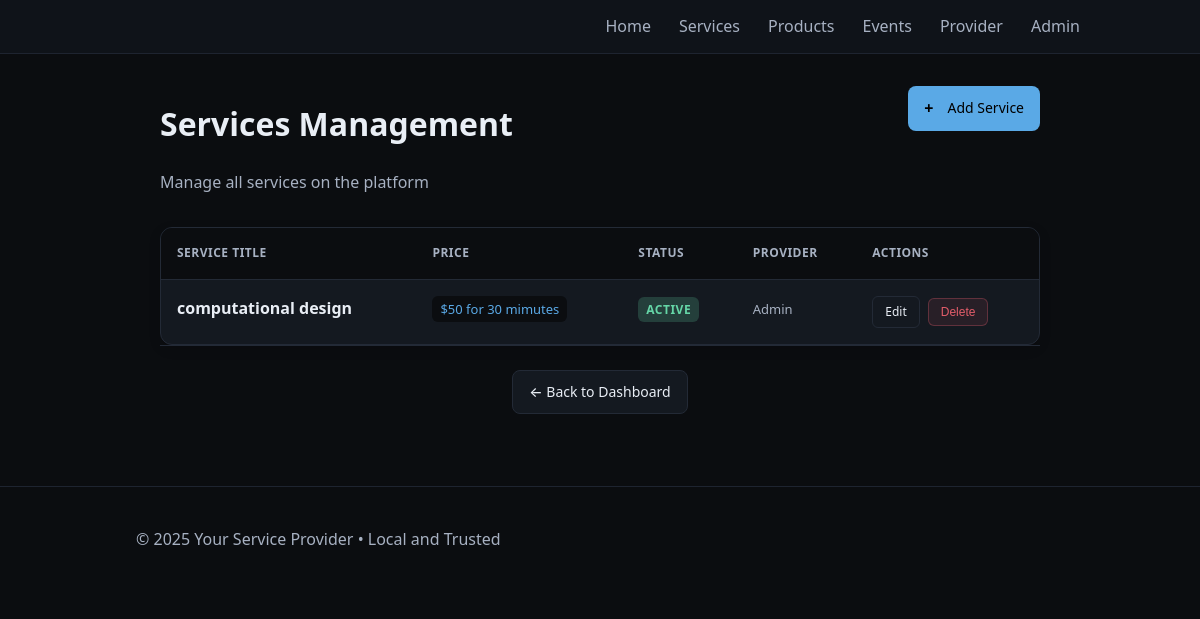
Page /admin/services (signed in) on the earlier database version.
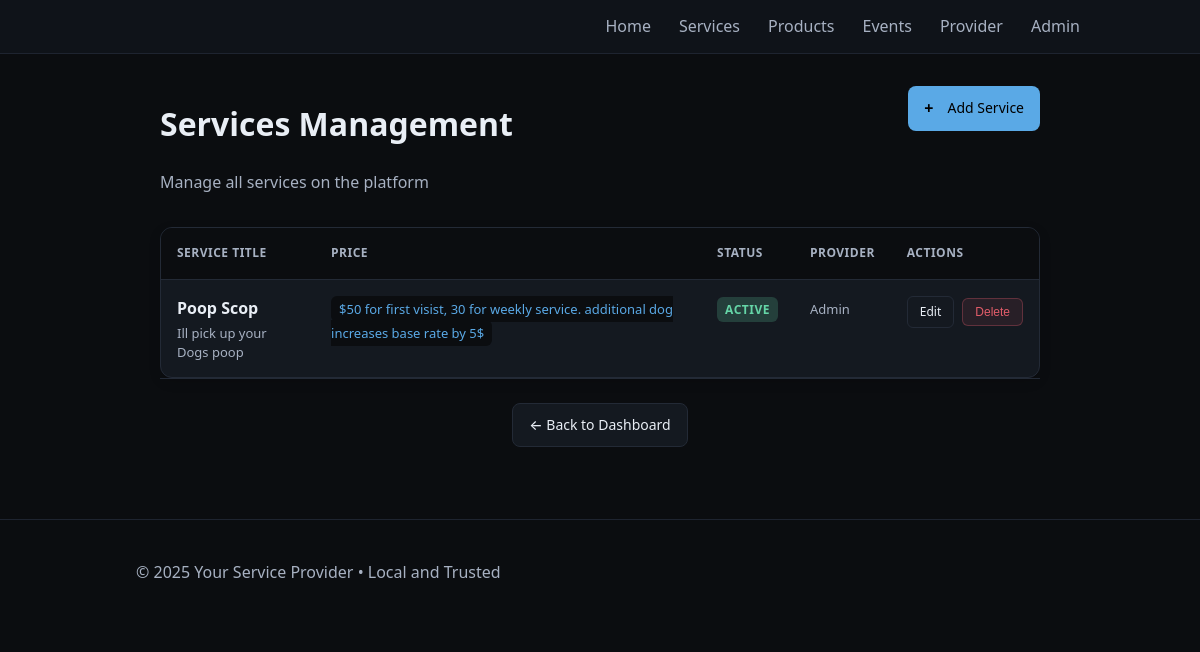
Same page on the later database version.
### tables this page shows
CREATE TABLE services (
              id INTEGER PRIMARY KEY AUTOINCREMENT,
              title TEXT NOT NULL,
              description TEXT,
              price TEXT,
              active INTEGER NOT NULL DEFAULT 1,
              created_at TEXT NOT NULL
            , posted_by TEXT, provider_id INTEGER DEFAULT 0, is_certified INTEGER DEFAULT 0, certification_proof TEXT);

### app.py (the view)
    @app.route("/admin/services")
    @login_required
    def admin_services():
        with closing(get_db()) as db:
            cur = db.cursor()
            cur.execute(
                "SELECT id, title, description, price, active, is_certified, certification_proof, created_at FROM services ORDER BY created_at DESC"
            )
            rows = cur.fetchall()
        return render_template("admin_services.html", services=rows, title="Manage Services")

### app.py (called while the page is built)
def get_db():
    conn = sqlite3.connect(DB_PATH)
    conn.row_factory = sqlite3.Row
    return conn

### templates/admin_services.html (shortened to what this page needs)
{% extends "base.html" %}
{% block content %}
<div class="admin-container">
  <div class="admin-header-row">
    <div>
      <h1>Services Management</h1>
      <p class="admin-subtitle">Manage all services on the platform</p>
    </div>
    <a class="btn-primary" href="{{ url_for('admin_service_new') }}">
      <span class="btn-icon">+</span>
      Add Service
    </a>
  </div>
  <div class="admin-table-container">
    {% if services %}
    <div class="table-wrapper">
      <table class="admin-table">
        <thead>
          <tr>
            <th>Service Title</th>
            <th>Price</th>
            <th>Status</th>
            <th>Provider</th>
            <th>Actions</th>
          </tr>
        </thead>
        <tbody>
          {% for s in services %}
            <tr>
              <td>
                <div class="service-title">{{ s['title'] }}</div>
                {% if s['description'] %}
                <div class="service-description">{{ s['description'][:60] }}{% if s['description']|length > 60 %}...{% endif %}</div>
                {% endif %}
              </td>
              <td>
                <span class="price-tag">{{ s['price'] or 'Not set' }}</span>
              </td>
              <td>
                <span class="status-badge {% if s['active'] %}active{% else %}inactive{% endif %}">
                  {{ 'Active' if s['active'] else 'Inactive' }}
                </span>
              </td>
              <td>
                <span class="provider-name">{{ s['posted_by'] or 'Admin' }}</span>
              </td>
              <td class="actions">
                <a class="btn-small secondary" href="{{ url_for('admin_service_edit', service_id=s['id']) }}">Edit</a>
                <form method="post" action="{{ url_for('admin_service_delete', service_id=s['id']) }}" onsubmit="return confirm('Delete this service?');" class="inline-form">
                  <button class="btn-small danger" type="submit">Delete</button>
                </form>
              </td>
            </tr>
          {% endfor %}
        </tbody>
      </table>
    </div>
    {% endif %}
  </div>
  <div class="admin-footer">
    <a href="{{ url_for('admin_dashboard') }}" class="btn-secondary">← Back to Dashboard</a>
  </div>
</div>
{% endblock %}

Differences in the rows shown:
removed services: title "computational design", price "$50 for 30 mimutes", active "ACTIVE", s "Admin"
added services: title "Poop Scop", description "Ill pick up your Dogs poop", price "$50 for first visist, 30 for weekly service. additional dog increases base rate by 5$", active "ACTIVE", s "Admin"
